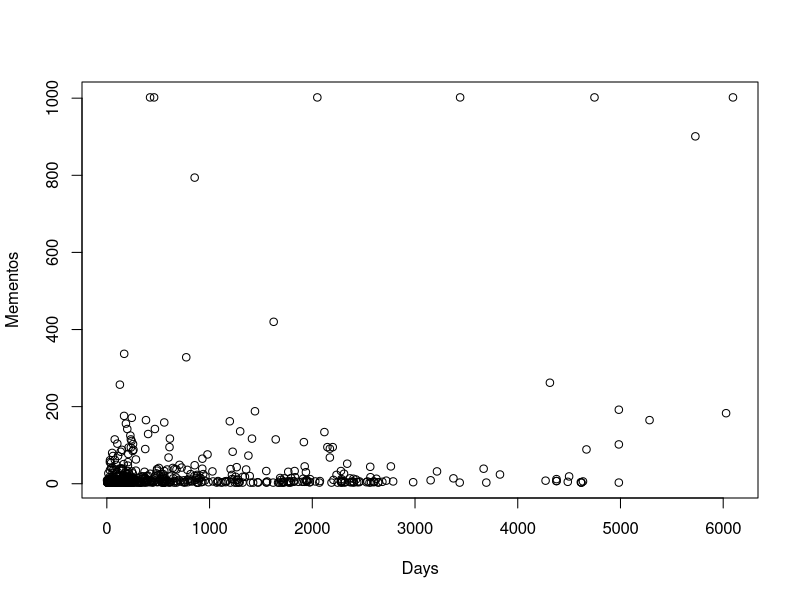
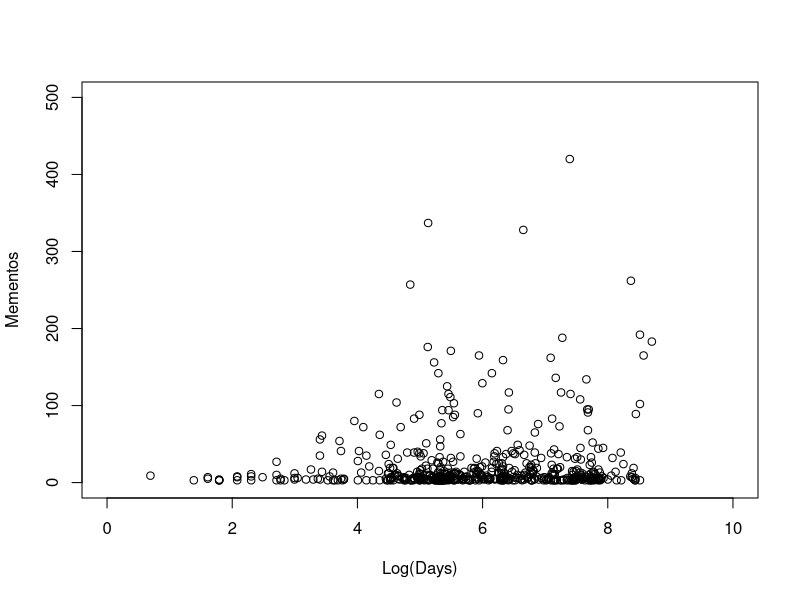
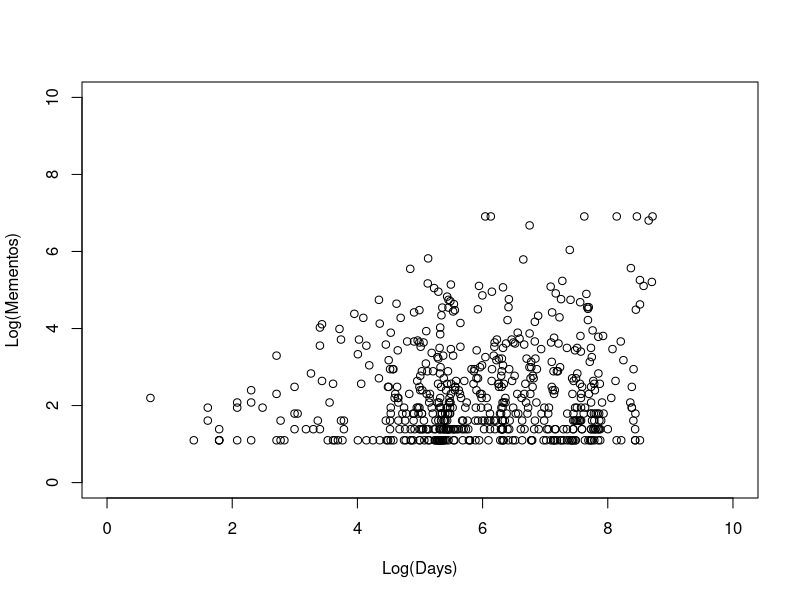
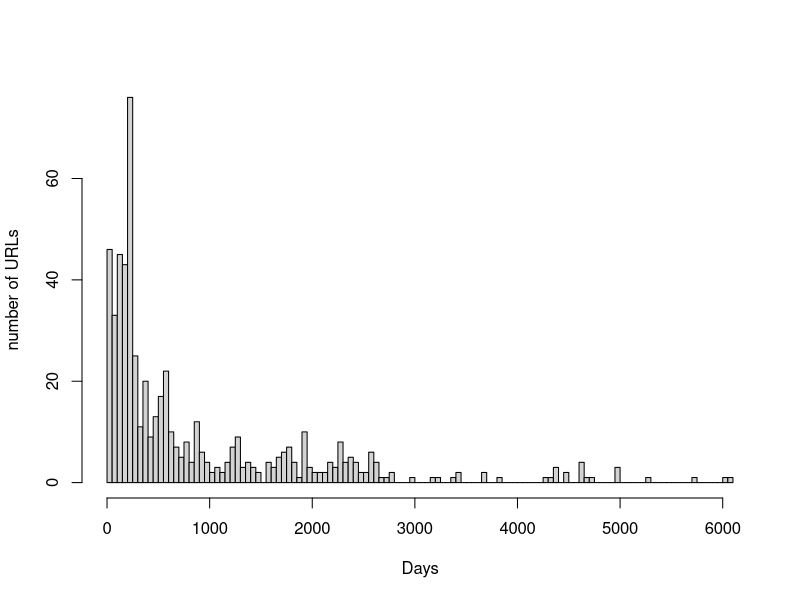
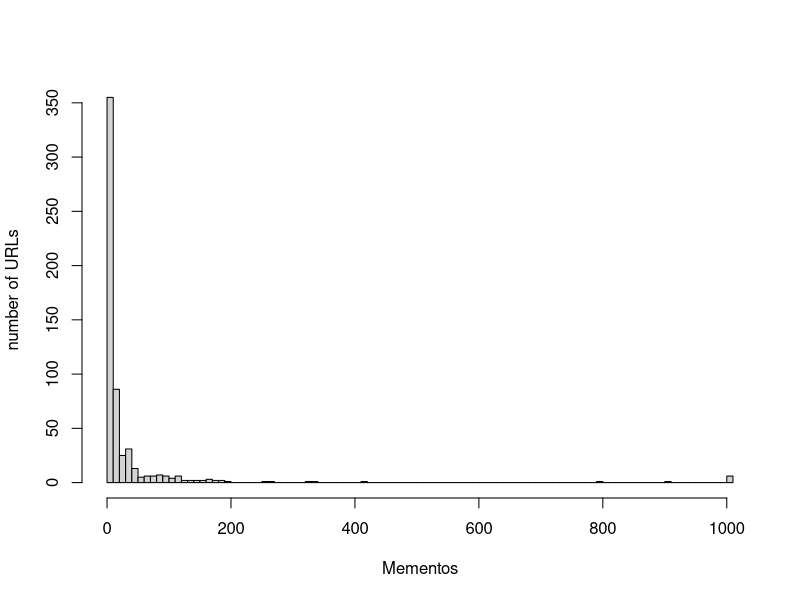

These figures' R source, in order:
a = read.csv("stripped.csv")

pdf("plot1.pdf")
plot(a[,1], a[,2], xlab="Days", ylab="Mementos")
dev.off()

pdf("plot2.pdf")
plot(log(a[,1]), (a[,2]), xlim=range(0:10), ylim=range(0:500), xlab="Log(Days)", ylab="Mementos")
dev.off()

pdf("plot3.pdf")
plot(log(a[,1]), log(a[,2]), xlim=range(0:10), ylim=range(0:10), xlab="Log(Days)", ylab="Log(Mementos)")
dev.off()


pdf("plot4.pdf")
hist(a[,1], breaks=100, xlab="Days", ylab="number of URLs", main="")
dev.off()

pdf("plot5.pdf")
hist(a[,2], breaks=100, xlab="Mementos", ylab="number of URLs", main = "")
dev.off()
